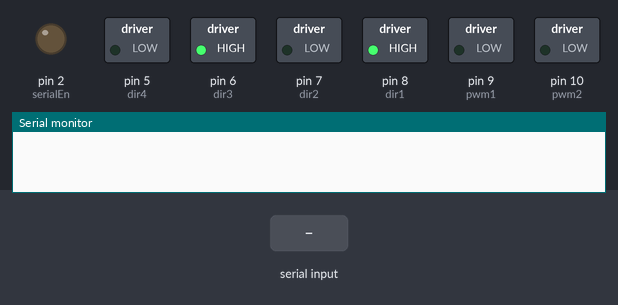
The sketch below on a simulated Arduino Uno, built with avr-gcc and run on an emulated ATmega328P. On the bench: switched loads named in the sketch (green lamp = pin HIGH), output pins drawn as LEDs (lit = HIGH), the last lines printed to the serial monitor. Inputs (shaded band) come from the test bench.

Above: at 1.2 s.
1.3 s: "1" received over Serial
At 2.1 s:
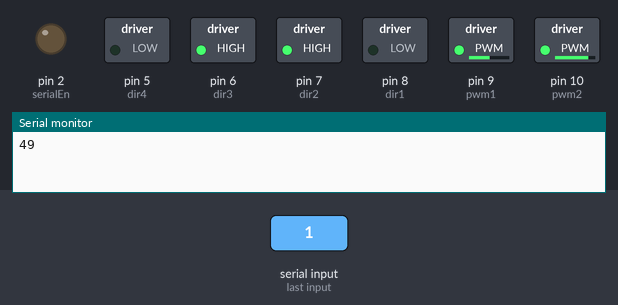
2.8 s: byte 255 (255) received over Serial
At 3.2 s:
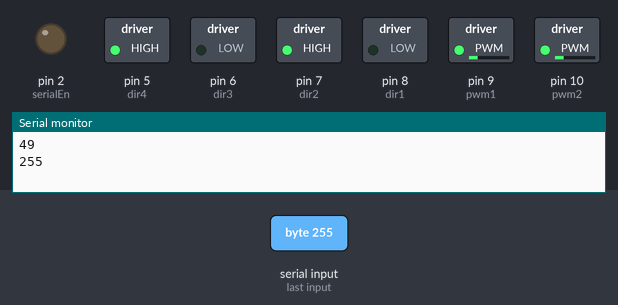
4.3 s: "0" received over Serial
At 5.6 s:
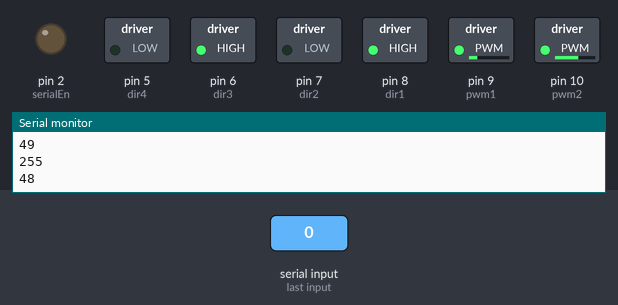
Timing chart, 0 to 7.3 s (numbered marks = the images above; inputs shaded):
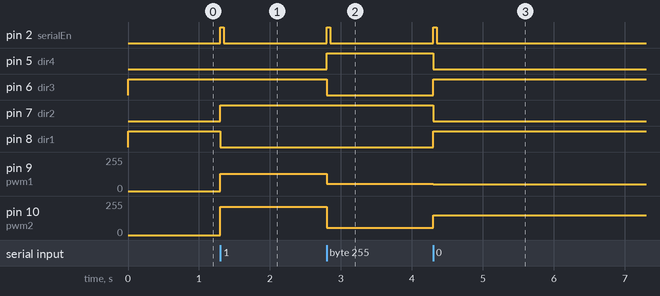

The sketch:

without_acute.ino
```cpp
const int Kp = 4;   // Kp value that you have to change was 4.2 when last working
const int Kd = 4;   // Kd value that you have to change
const int Ki = 0.7;
const int setPoint = 35;    // Middle point of sensor array
const int lowSpeed = 0;
const int baseSpeed = 100;    // Base speed for your motors 100
const int maxSpeed = 255;   // Maximum speed for your motors
int integral=0;

const byte rx = 0;    // Defining pin 0 as Rx
const byte tx = 1;    // Defining pin 1 as Tx
const byte serialEn = 2;    // Connect UART output enable of LSA08 to pin 2
const byte junctionPulse = 4;   // Connect JPULSE of LSA08 to pin 4
const byte dir1 = 8;   // Connect DIR1 of motor driver to pin 13
const byte dir2 = 7;   // Connect DIR2 of motor driver to pin 12
const byte dir3 = 6;   // Connect DIR1 of motor driver to pin 13
const byte dir4 = 5;   // Connect DIR2 of motor driver to pin 12

const byte pwm1 = 9;   // Connect PWM1 of motor driver to pin 11
const byte pwm2 = 10;   // Connect PWM2 of motor driver to pin 10

void setup() {
  pinMode(serialEn,OUTPUT);   // Setting serialEn as digital output pin
  pinMode(junctionPulse,INPUT);   // Setting junctionPulse as digital input pin

  // Setting pin 10 - 13 as digital output pin
  pinMode(dir1,OUTPUT);
  pinMode(dir2,OUTPUT);
  pinMode(dir3,OUTPUT);
  pinMode(dir4,OUTPUT);
  pinMode(pwm1,OUTPUT);
  pinMode(pwm2,OUTPUT);

  // Setting initial condition of serialEn pin to HIGH
  digitalWrite(serialEn,HIGH);

  // Setting the initial condition of motors
  // make sure both PWM pins are LOW
  digitalWrite(pwm1,LOW);
  digitalWrite(pwm2,LOW);


  // State of DIR pins are depending on your physical connection
  // if your robot behaves strangely, try changing thses two values
  digitalWrite(dir1,HIGH);
  digitalWrite(dir2,LOW);
  digitalWrite(dir3,HIGH);
  digitalWrite(dir4,LOW);

  // Begin serial communication with baudrate 9600
  Serial.begin(9600);

}

int lastError = 0;    // Declare a variable to store previous error

void loop() {
  digitalWrite(serialEn,LOW);   // Set serialEN to LOW to request UART data
  while(Serial.available() <= 0);   // Wait for data to be available
  int positionVal = Serial.read();    // Read incoming data and store in variable positionVal
  digitalWrite(serialEn,HIGH);    // Stop requesting for UART data


  Serial.println(positionVal);
  //Serial.println(analogRead(an_Pin));

  // If no line is detected, stay at the position
  if(positionVal == 255) {


    digitalWrite(dir1,LOW);
    digitalWrite(dir2,HIGH);
    digitalWrite(dir3,LOW);
    digitalWrite(dir4,HIGH);
    analogWrite(pwm1,55);
    analogWrite(pwm2,55);
    delay(50);
    /*
    analogWrite(pwm1,0);
    analogWrite(pwm2,0);
    */


  }

  // Else if line detected, calculate the motor speed and apply
  else {
    digitalWrite(dir1,HIGH);
    digitalWrite(dir2,LOW);
    digitalWrite(dir3,HIGH);
    digitalWrite(dir4,LOW);
    int error = positionVal - setPoint;   // Calculate the deviation from position to the set point
    int motorSpeed = Kp * error + Kd * (error - lastError) ;   // Applying formula of PID
    lastError = error;    // Store current error as previous error for next iteration use

    // Adjust the motor speed based on calculated value
    // You might need to interchange the + and - sign if your robot move in opposite direction
    int rightMotorSpeed = baseSpeed - motorSpeed;
    int leftMotorSpeed = baseSpeed + motorSpeed;

    // If the speed of motor exceed max speed, set the speed to max speed
    if(rightMotorSpeed > maxSpeed) rightMotorSpeed = maxSpeed;
    if(leftMotorSpeed > maxSpeed) leftMotorSpeed = maxSpeed;

    // If the speed of motor is negative, set it to 0
    if(rightMotorSpeed < lowSpeed)
    {
      digitalWrite(dir1,LOW);
      digitalWrite(dir2,HIGH);
      rightMotorSpeed = 130;//100    -rightMotorSpeed;
    }
    if(leftMotorSpeed < lowSpeed)
    {
      digitalWrite(dir3,LOW);
      digitalWrite(dir4,HIGH);
      leftMotorSpeed = 130;//100     -leftMotorSpeed;   130 for lesser kp and more base speed
    }
    // Writing the motor speed value as output to hardware motor
    analogWrite(pwm1,rightMotorSpeed);
    analogWrite(pwm2,leftMotorSpeed);
    delay(50);
}

}
```

Measured:
- after the input at 1.3 s, pin 2 (serialEn): LOW → HIGH at once, → LOW 0.05 s later; pin 7 (dir2): LOW → HIGH at once; pin 8 (dir1): HIGH → LOW at once; pin 9 (pwm1): 0/255 → 130/255 at once; pin 10 (pwm2): 0/255 → 212/255 at once
- after the input at 2.8 s, pin 2 (serialEn): LOW → HIGH at once, → LOW 0.05 s later; pin 5 (dir4): LOW → HIGH at once; pin 6 (dir3): HIGH → LOW at once; pin 9 (pwm1): 130/255 → 55/255 at once; pin 10 (pwm2): 212/255 → 55/255 at once
- after the input at 4.3 s, pin 2 (serialEn): LOW → HIGH at once, → LOW 0.05 s later; pin 5 (dir4), pin 7 (dir2): HIGH → LOW at once; pin 6 (dir3), pin 8 (dir1): LOW → HIGH at once; pin 9 (pwm1): 55/255 → 52/255 at once; pin 10 (pwm2): 55/255 → 148/255 at once
